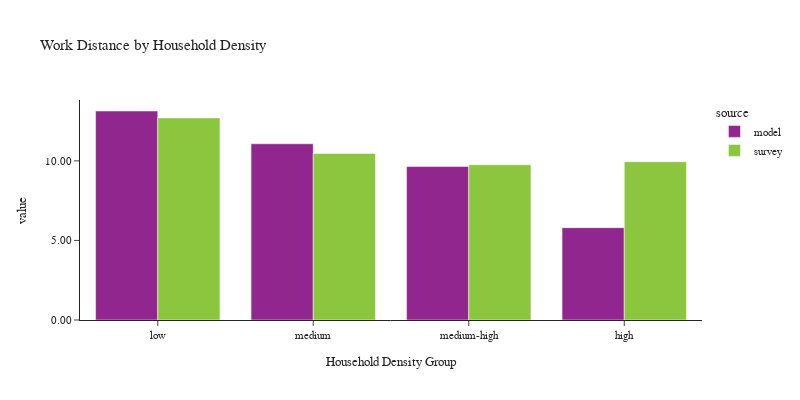

The code cell stored with this chart in its notebook:
### Code cell
plot_work_location(df_workers, 'hh_density_group', 'Household Density', 'Household Density Group')

### Figure 1 — Plotly figure (JSON) as saved in the notebook; plotly's stock layout.template omitted (floating-point values rounded to 4 significant figures)
{"data": [{"alignmentgroup": "True", "customdata": [[796340], [776153], [704899], [665814]], "hovertemplate": "source=model<br>hh_density_group=%{x}<br>value=%{y}<br>sample count=%{customdata[0]}<extra></extra>", "legendgroup": "model", "marker": {"color": "#91268F", "pattern": {"shape": ""}}, "name": "model", "offsetgroup": "model", "orientation": "v", "showlegend": true, "textposition": "auto", "type": "bar", "x": ["low", "medium", "medium-high", "high"], "xaxis": "x", "y": [13.13, 11.07, 9.643, 5.802], "yaxis": "y"}, {"alignmentgroup": "True", "customdata": [[1217], [859], [508], [239]], "hovertemplate": "source=survey<br>hh_density_group=%{x}<br>value=%{y}<br>sample count=%{customdata[0]}<extra></extra>", "legendgroup": "survey", "marker": {"color": "#8CC63E", "pattern": {"shape": ""}}, "name": "survey", "offsetgroup": "survey", "orientation": "v", "showlegend": true, "textposition": "auto", "type": "bar", "x": ["low", "medium", "medium-high", "high"], "xaxis": "x", "y": [12.7, 10.47, 9.755, 9.948], "yaxis": "y"}], "layout": {"barmode": "group", "font": {"size": 11}, "height": 400, "legend": {"title": {"text": "source"}, "tracegroupgap": 0}, "title": {"text": "Work Distance by Household Density"}, "width": 800, "xaxis": {"anchor": "y", "domain": [0.0, 1.0], "title": {"text": "Household Density Group"}}, "yaxis": {"anchor": "x", "domain": [0.0, 1.0], "tickformat": ".2f", "title": {"text": "value"}}}}
